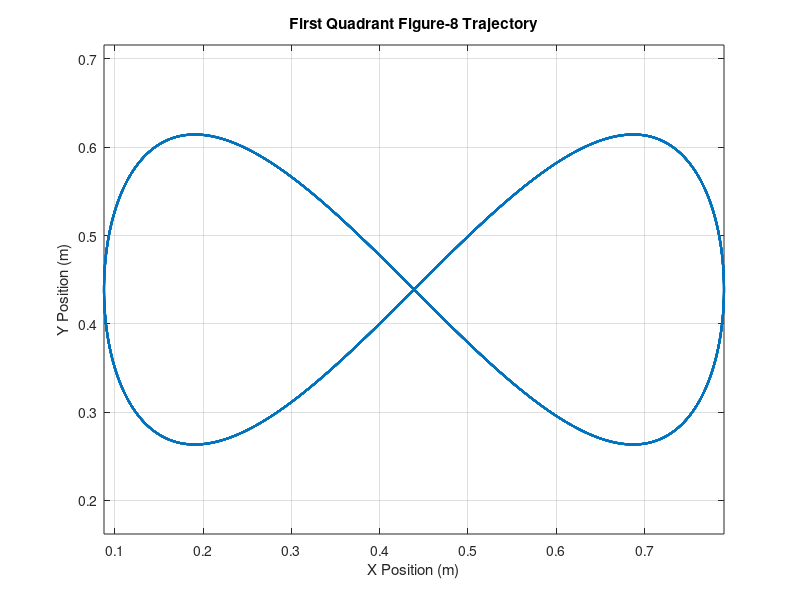

This chart was generated by the following MATLAB code: (Note: this script raises an error after producing the figure.)
clear;
%% 1. Data Preparation - Generate robot trajectory and torque
% Robot parameters
l1 = 0.5; l2 = 0.5; % arm length (m)
m1 = 0.1; m2 = 0.1; % mass (kg)
g = 0;           % gravity acceleration

%% ---------------- Trajectory: First quadrant figure-8 ----------------
t = 0:0.001:40; % 40-second trajectory, 1000Hz sampling
dt = t(2) - t(1);

A = 0.4;  % x amplitude
B = 0.2;  % y amplitude
freq = 0.25; % base frequency

% Figure-8 trajectory (Lissajous variant)
x = A * sin(2*pi*freq*t);
y = B * sin(4*pi*freq*t); % y frequency is twice x

% Translate to first quadrant (keep 0.1 m safety margin)
x = x - min(x) + 0.1;
y = y - min(y) + 0.3;

% Scale to avoid exceeding arm reach
max_reach = 0.95 * (l1 + l2);
r = sqrt(x.^2 + y.^2);
if any(r > max_reach)
    scale_factor = max_reach / max(r);
    x = x * scale_factor;
    y = y * scale_factor;
end

figure('Name','Trajectory');
plot(x, y, 'LineWidth', 1.5);
title('First Quadrant Figure-8 Trajectory');
xlabel('X Position (m)');
ylabel('Y Position (m)');
axis equal; grid on;

% ===== 1. Inverse Kinematics =====
theta1 = zeros(size(t));
theta2 = zeros(size(t));
dtheta1 = zeros(size(t));
dtheta2 = zeros(size(t));
ddtheta1 = zeros(size(t));
ddtheta2 = zeros(size(t));

for i = 1:length(t)
    r = sqrt(x(i)^2 + y(i)^2);
    
    cos_theta2 = (r^2 - l1^2 - l2^2) / (2*l1*l2);
    cos_theta2 = min(max(cos_theta2, -1), 1);  % prevent out-of-bound
    theta2(i) = acos(cos_theta2);              % elbow-down solution
    
    k1 = l1 + l2*cos(theta2(i));
    k2 = l2*sin(theta2(i));
    theta1(i) = atan2(y(i), x(i)) - atan2(k2, k1);
end

theta1 = unwrap(theta1);
theta2 = unwrap(theta2);

% Angular velocity
dtheta1(2:end) = diff(theta1) / dt;
dtheta2(2:end) = diff(theta2) / dt;

% Angular acceleration
ddtheta1(2:end) = diff(dtheta1) / dt;
ddtheta2(2:end) = diff(dtheta2) / dt;

% ===== 2. Inverse Dynamics =====
tau1 = zeros(size(t));
tau2 = zeros(size(t));

for i = 1:length(t)
    th1 = theta1(i);
    th2 = theta2(i);
    dth1 = dtheta1(i);
    dth2 = dtheta2(i);
    ddth1 = ddtheta1(i);
    ddth2 = ddtheta2(i);
    
    % Inertia matrix M(θ)
    M = [m1*l1^2 + m2*(l1^2 + l2^2 + 2*l1*l2*cos(th2)),   m2*(l2^2 + l1*l2*cos(th2));
         m2*(l2^2 + l1*l2*cos(th2)),                      m2*l2^2];
    
    % Coriolis and centrifugal forces C(θ, θ̇)
    C = [-m2*l1*l2*sin(th2)*(2*dth1*dth2 + dth2^2);
          m2*l1*l2*sin(th2)*(dth1^2)];
    
    % Gravity term G(θ)
    G = [(m1 + m2)*g*l1*cos(th1) + m2*g*l2*cos(th1+th2);
          m2*g*l2*cos(th1+th2)];
    
    % Theoretical inverse dynamics torque
    tau = M * [ddth1; ddth2] + C + G;
    tau1(i) = tau(1);
    tau2(i) = tau(2);
end

% Split into training and testing sets (70% training, 30% testing)
train_ratio = 0.7;
train_len = round(length(t)*train_ratio);
U_train = [x(1:train_len)', y(1:train_len)'];
Y_train = [tau1(1:train_len)', tau2(1:train_len)'];

U_test = [x(train_len+1:end)', y(train_len+1:end)'];
Y_test = [tau1(train_len+1:end)', tau2(train_len+1:end)'];

%% 2. Bouc-Wen Model
data = init_ms_sys_data;
data.num = 30;
data.show_steps = 1000;
data.in_range = [-1 1];
data.px_lim = [0 10];
data.py_lim = [0 10];
data.k_lim = [1 100; 10 100];
data.d_lim = [10 100; 1 10];
data.show_plot = 0;
data.readout_type = 'POSITIONS';
data.nInputs = 2;
data.nOutputs = 2;

net.rk_steps = 4;
net.W.v_clip = 5;
net.W.h_lim  = 1e3;
net = init_ms_sys_net(data);

num_springs = length(net.W.k1);
net.W.bw_A = 1.0 * ones(num_springs,1);
net.W.bw_beta = 0.1 * ones(num_springs,1);
net.W.bw_gamma = 0.1 * ones(num_springs,1);
net.W.bw_n = 1.0 * ones(num_springs,1);
net.W.bw_alpha = 0.5 * ones(num_springs,1);
net.W.h = zeros(num_springs,1);

%% 3. Train Bouc-Wen Model
tic;
[net_train, sim_data_train] = simulate_ms_sys(net, U_train);

wash_out = 8000;
if (strcmp(net.readout_type,'LENGTHS'))
    X_train = sim_data_train.D(wash_out:end,:);
else
    X_train = sim_data_train.Sx(wash_out:end,:);
end
W_out = X_train \ Y_train(wash_out:end,:);
net_test = net_train;
net_test.W_out = W_out;

% Test
[~, sim_data_test] = simulate_ms_sys(net_test, U_test);
bw_pred = sim_data_test.O;
bw_time = toc;

% MSE
bw_mse1 = mean((bw_pred(:,1) - Y_test(:,1)).^2);
bw_mse2 = mean((bw_pred(:,2) - Y_test(:,2)).^2);
fprintf('Bouc-Wen Model MSE - Tau1: %.4e, Tau2: %.4e, Time: %.2fs\n', ...
        bw_mse1, bw_mse2, bw_time);

%% 4. Linear Regression (LR) Model
tic;
U_train_lr = [U_train, ones(size(U_train,1),1)];
U_test_lr  = [U_test,  ones(size(U_test,1),1)];

W_lr = U_train_lr \ Y_train;
lr_pred = U_test_lr * W_lr;
lr_time = toc;

lr_mse1 = mean((lr_pred(:,1) - Y_test(:,1)).^2);
lr_mse2 = mean((lr_pred(:,2) - Y_test(:,2)).^2);
fprintf('LR Model MSE - Tau1: %.4e, Tau2: %.4e, Time: %.4fs\n', ...
        lr_mse1, lr_mse2, lr_time);

%% 5. ANN Model
tic;
inputSize = 2;       % Input features: x,y
numHiddenUnits = 30; % Hidden layer neurons
numResponses = 2;    % Output: tau1, tau2

% Define ANN network structure
layers = [ ...
    featureInputLayer(inputSize)
    fullyConnectedLayer(numHiddenUnits)
    reluLayer
    fullyConnectedLayer(numResponses)
    regressionLayer];

options = trainingOptions('adam', ...
    'MaxEpochs',100, ...       % adjustable
    'MiniBatchSize', 256, ...
    'InitialLearnRate',1e-3, ...
    'Shuffle','every-epoch', ...
    'Verbose',0);

% Training
net_ann = trainNetwork(U_train, Y_train, layers, options);

% Prediction
ann_pred = predict(net_ann, U_test);
ann_time = toc;

% MSE
ann_mse1 = mean((ann_pred(:,1) - Y_test(:,1)).^2);
ann_mse2 = mean((ann_pred(:,2) - Y_test(:,2)).^2);
fprintf('ANN Model MSE - Tau1: %.4e, Tau2: %.4e, Time: %.2fs\n', ...
        ann_mse1, ann_mse2, ann_time);

%% 6. Visualization Comparison
figure;
subplot(2,1,1);
plot(Y_test(:,1), 'r', 'LineWidth', 1.5); hold on;
plot(lr_pred(:,1), 'k:');
plot(bw_pred(:,1), 'b--');
plot(ann_pred(:,1), 'm-.');
title('Joint 1 Torque Prediction Comparison');
legend('True', 'LR', 'Bouc-Wen', 'ANN');
grid on;

subplot(2,1,2);
plot(Y_test(:,2), 'r', 'LineWidth', 1.5); hold on;
plot(lr_pred(:,2), 'k:');
plot(bw_pred(:,2), 'b--');
plot(ann_pred(:,2), 'm-.');
title('Joint 2 Torque Prediction Comparison');
legend('True', 'LR', 'Bouc-Wen', 'ANN');
grid on;

%% 7. MSE Bar Chart
figure;
mse_all = [lr_mse1, bw_mse1, ann_mse1;
           lr_mse2, bw_mse2, ann_mse2];
bar(mse_all);
set(gca, 'XTickLabel', {'Joint 1', 'Joint 2'});
legend('LR', 'Bouc-Wen', 'ANN');
ylabel('MSE');
title('Performance Comparison of Different Models');
grid on;

%% 8. Time Bar Chart
figure;
time_all = [lr_time, bw_time, ann_time];
bar(time_all);
set(gca, 'XTickLabel', {'LR', 'Bouc-Wen', 'ANN'});
ylabel('Time (s)');
title('Runtime Comparison of Different Models');
grid on;